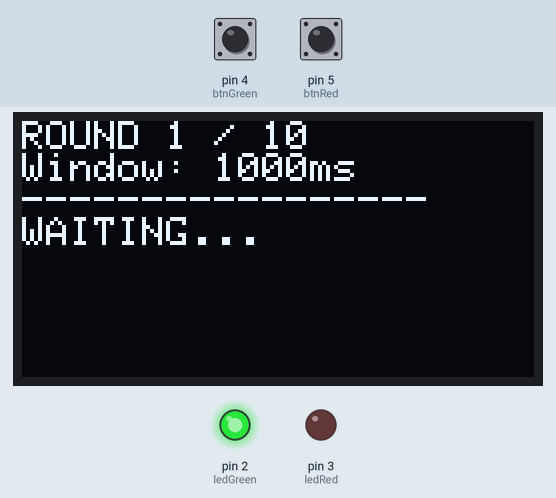
This sketch was run on a simulated Arduino Uno, built with avr-gcc and run on an emulated ATmega328P. Shown: 128×64 one-colour display, output pins drawn as LEDs (lit = HIGH). The test bench sets the inputs (shaded band); at power-on: pin 4 (btnGreen) LOW, pin 5 (btnRed) LOW. Random numbers use the default seed unless the sketch sets one. At 32.4 s the program stops and its outputs stay as they are.

Above: at 3.2 s.
3.3 s: pin 4 (btnGreen) pulled HIGH for 0.15 s
At 3.7 s:
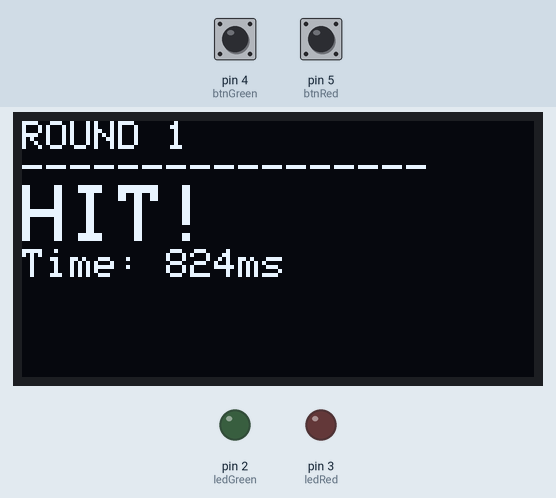
At 5.5 s:
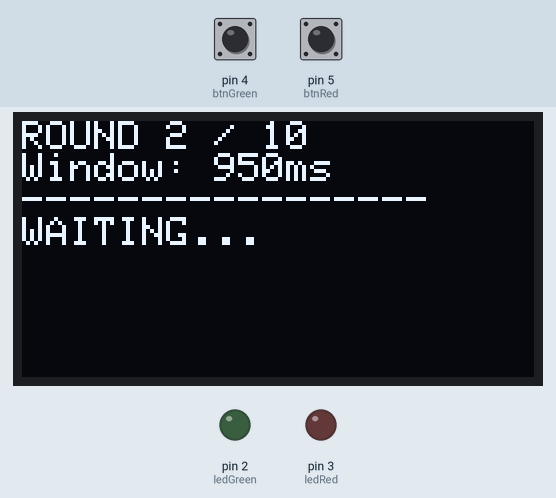
6.4 s: pin 4 (btnGreen) pulled HIGH for 1 s
At 7.3 s:
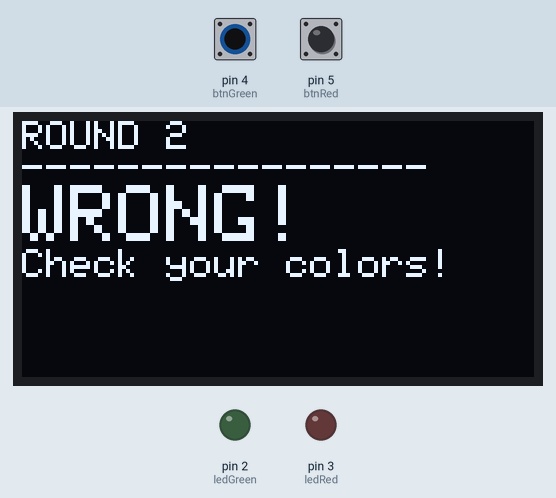
Timing chart, 0 to 32.4 s (numbered marks = the images above; inputs shaded):
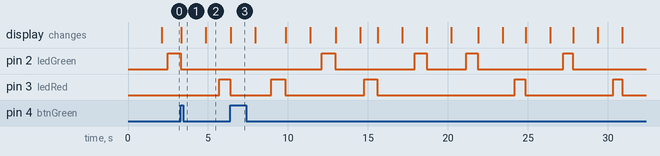

The sketch:

reaction.ino
```cpp
#include <Wire.h>
#include <Adafruit_GFX.h>
#include <Adafruit_SSD1306.h>

// OLED Display Settings
#define SCREEN_WIDTH 128
#define SCREEN_HEIGHT 64
#define OLED_RESET    -1 // Reset pin # (or -1 if sharing Arduino reset pin)
#define SCREEN_ADDRESS 0x3C // See datasheet for Address; 0x3D for 128x64, 0x3C for 128x32
Adafruit_SSD1306 display(SCREEN_WIDTH, SCREEN_HEIGHT, &Wire, OLED_RESET);

const int ledRed    = 3;
const int ledGreen  = 2;
const int btnRed    = 5;
const int btnGreen  = 4;

const int ROUNDS = 10;       // Upped to 10 rounds!
int currentRound = 0;
int score = 0;
unsigned long timeLimit = 1000; // Starts at 1 second, but gets faster!

int lastChoice = -1;
int streakCount = 0;

void setup() {
  pinMode(btnRed, INPUT);
  pinMode(btnGreen, INPUT);
  pinMode(ledRed, OUTPUT);
  pinMode(ledGreen, OUTPUT);

  Serial.begin(9600);
  randomSeed(analogRead(0));

  // Initialize OLED
  if(!display.begin(SSD1306_SWITCHCAPVCC, SCREEN_ADDRESS)) {
    Serial.println(F("SSD1306 allocation failed"));
    for(;;); // Don't proceed, loop forever
  }

  // Boot Screen
  display.clearDisplay();
  display.setTextSize(1);
  display.setTextColor(SSD1306_WHITE);
  display.setCursor(0, 10);
  display.println(F("--- HARDCORE ---"));
  display.println(F("  REFLEX GAME  "));
  display.println();
  display.println(F("   Get ready..."));
  display.display();

  delay(2000);
}

void loop() {
  if (currentRound < ROUNDS) {
    // Show current round info on screen while waiting
    display.clearDisplay();
    display.setCursor(0, 0);
    display.print(F("ROUND "));
    display.print(currentRound + 1);
    display.print(F(" / "));
    display.println(ROUNDS);
    display.print(F("Window: "));
    display.print(timeLimit);
    display.println(F("ms"));
    display.println(F("-----------------"));
    display.println(F("WAITING..."));
    display.display();

    // 1. THE CHAOS GAP: Completely unpredictable wait time (0.1s to 1.0s)
    delay(random(100, 1000));

    // Anti-Cheat: Wait for release
    while(digitalRead(btnRed) == HIGH || digitalRead(btnGreen) == HIGH) {
      delay(10);
    }

    // 2. ANTI-STREAK RANDOMNESS
    int choice = random(0, 2);
    if (choice == lastChoice) {
      streakCount++;
      if (streakCount >= 2) { // Max 2 of the same color in a row
        choice = (choice == 0) ? 1 : 0;
        streakCount = 0;
      }
    } else {
      streakCount = 0;
    }
    lastChoice = choice;

    int activeLed = (choice == 0) ? ledRed : ledGreen;
    int targetBtn = (choice == 0) ? btnRed : btnGreen;
    int wrongBtn  = (choice == 0) ? btnGreen : btnRed;

    digitalWrite(activeLed, HIGH);
    unsigned long startTime = millis();
    bool correctHit = false;
    bool fastFail = false;

    // 3. SHRINKING REACTION WINDOW
    while (millis() - startTime < timeLimit) {
      if (digitalRead(targetBtn) == HIGH) {
        correctHit = true;
        break;
      }
      if (digitalRead(wrongBtn) == HIGH) {
        fastFail = true;
        break;
      }
    }

    digitalWrite(activeLed, LOW);

    // Update Display with Results
    display.clearDisplay();
    display.setCursor(0, 0);
    display.print(F("ROUND "));
    display.println(currentRound + 1);
    display.println(F("-----------------"));

    if (correctHit) {
      score++;
      unsigned long reaction = millis() - startTime;
      display.setTextSize(2);
      display.println(F("HIT!"));
      display.setTextSize(1);
      display.print(F("Time: "));
      display.print(reaction);
      display.println(F("ms"));
    }
    else if (fastFail) {
      display.setTextSize(2);
      display.println(F("WRONG!"));
      display.setTextSize(1);
      display.println(F("Check your colors!"));
    }
    else {
      display.setTextSize(2);
      display.println(F("MISS!"));
      display.setTextSize(1);
      display.println(F("Too slow."));
    }

    display.display();
    currentRound++;

    // 4. THE LEVEL UP: Shave 50ms off the time limit for the next round!
    timeLimit = timeLimit - 50;

    delay(1500); // Give the player a second to read their result before the next round

  } else {
    // Game Over & Rank Display
    display.clearDisplay();
    display.setCursor(0, 0);
    display.setTextSize(1);
    display.println(F("=== GAME OVER ==="));
    display.println();

    display.print(F("Final Score: "));
    display.print(score);
    display.println(F("/10"));
    display.println();

    display.println(F("RANK:"));
    display.setTextSize(2);
    if (score == 10) {
      display.println(F("PRO GAMER"));
    } else if (score >= 7) {
      display.println(F("SOLID"));
    } else {
      display.println(F("WAKE UP!"));
    }
    display.display();

    while(true); // Halt the game
  }
}
```
